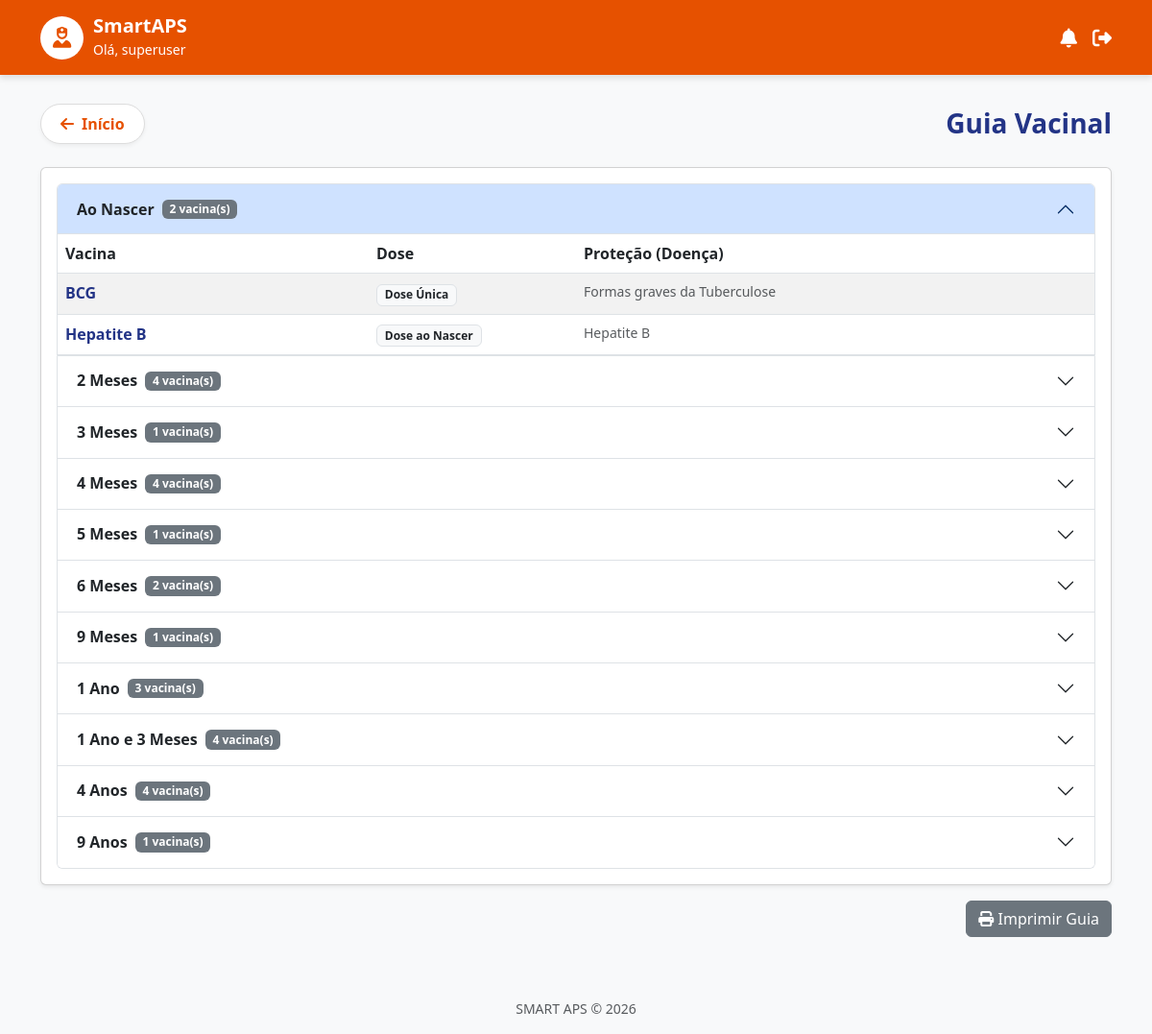
Screenshot of /calendario-guia/ (signed in) with the database file from the repository.
### core/models.py (models this page shows, shortened)
class UsuarioACS(AbstractUser):
    cnes_unidade = models.CharField("CNES da Unidade", max_length=20, blank=True)
    class Meta:
        verbose_name = "Agente Comunitário de Saúde"
        verbose_name_plural = "Agentes Comunitários de Saúde"

class Vacina(models.Model):
    nome = models.CharField(max_length=100) # Ex: BCG, Pentavalente
    descricao_doenca = models.CharField("Previne que doença", max_length=200)
    idade_alvo_meses = models.IntegerField("Idade Alvo (meses)", help_text="0 para ao nascer")
    dose_padrao = models.CharField("Dose Padrão", max_length=50, default="Dose Única")
    class Meta:
        ordering = ['idade_alvo_meses', 'nome'] # Garante a ordem do calendário
    @property
    def idade_formatada(self):
        if self.idade_alvo_meses == 0:
            return "Ao Nascer"
        if self.idade_alvo_meses < 12:
            return f"{self.idade_alvo_meses} Meses"
        anos = self.idade_alvo_meses // 12
        meses_restantes = self.idade_alvo_meses % 12
        texto_anos = "Ano" if anos == 1 else "Anos"
        if meses_restantes == 0:
            return f"{anos} {texto_anos}"
        else:
            return f"{anos} {texto_anos} e {meses_restantes} Meses"

### core/views.py (the view)
# urls.py: path('calendario-guia/', views.calendario_guia, name='calendario_guia'),
@never_cache
@login_required
def calendario_guia(request):
    vacinas = Vacina.objects.all().order_by('idade_alvo_meses', 'nome')
    return render(request, 'calendario_guia.html', {'vacinas': vacinas})

### core/templates/calendario_guia.html
{% extends 'base.html' %}
{% block content %}
<div class="d-flex justify-content-between align-items-center mb-4">
    <a href="{% url 'index' %}" class="btn-voltar-destaque">
        <i class="fa-solid fa-arrow-left"></i> Início
    </a>
    <h3 class="text-primary fw-bold m-0">Guia Vacinal</h3>
</div>
<div class="card shadow-sm">
    <div class="card-body">
        {% regroup vacinas by idade_formatada as idade_list %}
        <div class="accordion" id="accordionVacinas">
            {% for idade in idade_list %}
            <div class="accordion-item">
                <h2 class="accordion-header">
                    <button class="accordion-button {% if not forloop.first %}collapsed{% endif %}" type="button" data-bs-toggle="collapse" data-bs-target="#collapse{{ forloop.counter }}">
                        <strong class="me-2 text-dark">
                            {{ idade.grouper }}
                        </strong>
                        <span class="badge bg-secondary">{{ idade.list|length }} vacina(s)</span>
                    </button>
                </h2>
                <div id="collapse{{ forloop.counter }}" class="accordion-collapse collapse {% if forloop.first %}show{% endif %}" data-bs-parent="#accordionVacinas">
                    <div class="accordion-body p-0">
                        <table class="table table-striped mb-0">
                            <thead>
                                <tr>
                                    <th scope="col" style="width: 30%;">Vacina</th>
                                    <th scope="col" style="width: 20%;">Dose</th>
                                    <th scope="col">Proteção (Doença)</th>
                                </tr>
                            </thead>
                            <tbody>
                                {% for vacina in idade.list %}
                                <tr>
                                    <td class="fw-bold text-primary">{{ vacina.nome }}</td>
                                    <td><span class="badge bg-light text-dark border">{{ vacina.dose_padrao }}</span></td>
                                    <td class="text-muted small">{{ vacina.descricao_doenca }}</td>
                                </tr>
                                {% endfor %}
                            </tbody>
                        </table>
                    </div>
                </div>
            </div>
            {% endfor %}
        </div>
    </div>
</div>
<div class="mt-3 text-end">
    <button onclick="window.print()" class="btn btn-secondary">
        <i class="fa-solid fa-print"></i> Imprimir Guia
    </button>
</div>
{% endblock %}

### core/templates/base.html (shortened to what this page needs)
{% load static %}
<!DOCTYPE html>
<html lang="pt-br">
<head>
    <link href="https://cdn.jsdelivr.net/npm/bootstrap@5.3.0/dist/css/bootstrap.min.css" rel="stylesheet">
    <link href="https://cdnjs.cloudflare.com/ajax/libs/font-awesome/6.4.0/css/all.min.css" rel="stylesheet">
    <link rel="stylesheet" href="{% static 'css/style.css' %}">
</head>
<body>
    <div class="header-custom">
        <div class="container d-flex justify-content-between align-items-center">
            <div class="d-flex align-items-center">
                <div class="user-avatar">
                    <i class="fa-solid fa-user-nurse"></i>
                </div>
                <div>
                    <h5 class="m-0 fw-bold text-white" style="color: white !important;">SmartAPS</h5>
                    <small>Olá, {{ user.username|default:"ACS" }}</small>
                </div>
            </div>
            <div class="d-flex gap-3 align-items-center">
                <i class="fa-solid fa-bell fa-lg" style="cursor: pointer;"></i>
                {% if user.is_authenticated %}
                <form method="post" action="{% url 'logout' %}" class="d-inline m-0 p-0">
                    <button type="submit" class="btn p-0 border-0 bg-transparent text-white" title="Sair">
                        <i class="fa-solid fa-right-from-bracket fa-lg"></i>
                    </button>
                </form>
                {% endif %}
            </div>
        </div>
    </div>
    <div class="container flex-grow-1 mb-5">
        {% block content %}{% endblock %}
    </div>
    <footer class="text-center py-3 text-muted small mt-auto">
        SMART APS &copy; {% now "Y" %}
    </footer>
</body>
</html>

### core/static/css/style.css (style rules this page uses)
:root { --primary-color: #E65100; --primary-hover: #BF360C; --secondary-blue: #233486; --bg-color: #F8F9FA; --status-atrasada-bg: #FFEBEE; --status-atrasada-text: #D32F2F; --status-atrasada-border: #EF5350; --status-aplicada-bg: #E8F5E9; --status-aplicada-text: #2E7D32; --status-aplicada-border: #66BB6A; --status-pendente-bg: #F5F5F5; --status-pendente-text: #616161; --status-pendente-border: #BDBDBD; }
body { background-color: var(--bg-color); font-family: 'Segoe UI', Tahoma, Geneva, Verdana, sans-serif; min-height: 100vh; display: flex; flex-direction: column; }
.header-custom { background-color: var(--primary-color); color: white; padding: 15px 0; box-shadow: 0 4px 6px rgba(0,0,0,0.1); margin-bottom: 30px; }
.user-avatar { background-color: white; color: var(--primary-color); border: 2px solid rgba(255,255,255,0.8); width: 45px; height: 45px; border-radius: 50%; display: inline-flex; align-items: center; justify-content: center; font-size: 22px; margin-right: 10px; }
h1, h2, h3, h4, h5, .text-primary { color: var(--secondary-blue) !important; }
.btn-voltar-destaque { background-color: white; color: var(--primary-color); border: 1px solid #ddd; font-weight: 600; border-radius: 50px; padding: 8px 20px; text-decoration: none; display: inline-flex; align-items: center; gap: 8px; transition: all 0.2s; box-shadow: 0 2px 4px rgba(0,0,0,0.05); }

### rows the page displays
UsuarioACS: username "superuser"
Vacina: nome "BCG", dose_padrao "Dose Única", descricao_doenca "Formas graves da Tuberculose"
Vacina: nome "Hepatite B", dose_padrao "Dose ao Nascer", descricao_doenca "Hepatite B"

### other values shown
{{ idade.grouper }} "Ao Nascer" "2 Meses" "3 Meses" "4 Meses" "5 Meses" "6 Meses" "9 Meses" "1 Ano" "1 Ano e 3 Meses" "4 Anos" "9 Anos"
{{ idade.list|length }} "2" "4" "1" "4" "1" "2" "1" "3" "4" "4" "1"
